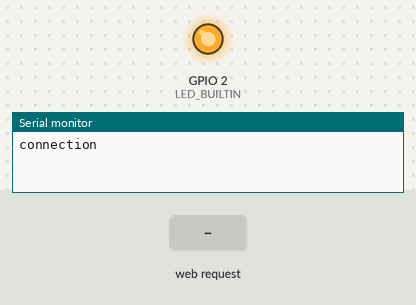
A sketch run on a simulated ESP8266 (NodeMCU). Shown: output pins drawn as LEDs (lit = HIGH, except the on-board LED, lit = LOW), the last lines printed to the serial monitor. Inputs (shaded band) come from the test bench.

Above: at 1.3 s.
1.4 s: HTTP request GET /update?state=1 received
At 2.5 s:
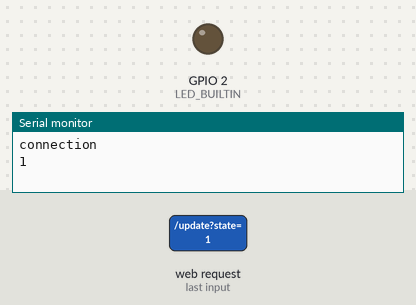
2.9 s: HTTP request GET /update?state=0 received
At 3.6 s:
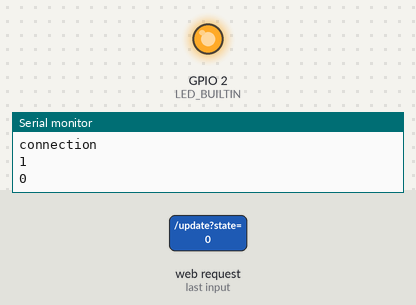
4.4 s: HTTP request GET /update?state=120 received
At 4.7 s:
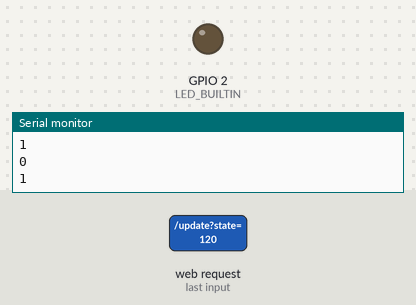
Timing chart, 0 to 7.4 s (numbered marks = the images above; inputs shaded):
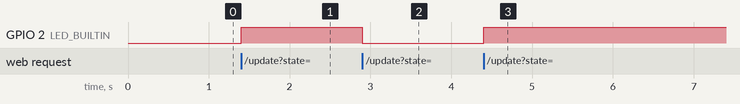

The sketch:

NodeServer.ino
```cpp
#include<ESP8266WiFi.h>

#include <ESPAsyncTCP.h>
#include <ESPAsyncWebServer.h>


AsyncWebServer server(80);
#define BLINK_PERIOD 250
long lastBlinkMillis;
boolean ledState = 0;
void setup() {
  Serial.begin(115200);
  pinMode(LED_BUILTIN, OUTPUT);
  WiFi.mode(WIFI_AP);
  WiFi.softAP("NODEServer","NodeServer");
  delay(100);

  Serial.println("connection");
  server.on("/update", HTTP_GET, [] (AsyncWebServerRequest *request) {
    ledState = request->getParam("state")->value().toInt();
    Serial.println(ledState);
    request->send(200, "text/plain", "OK");
  });
  server.begin();
}

void loop() {
  // put your main code here, to run repeatedly:
wdt_reset();
digitalWrite(LED_BUILTIN, ledState);

}
```

Measured:
- after the input at 1.4 s, GPIO 2 (LED_BUILTIN): LOW → HIGH at once
- after the input at 2.9 s, GPIO 2 (LED_BUILTIN): HIGH → LOW at once
- after the input at 4.4 s, GPIO 2 (LED_BUILTIN): LOW → HIGH at once
